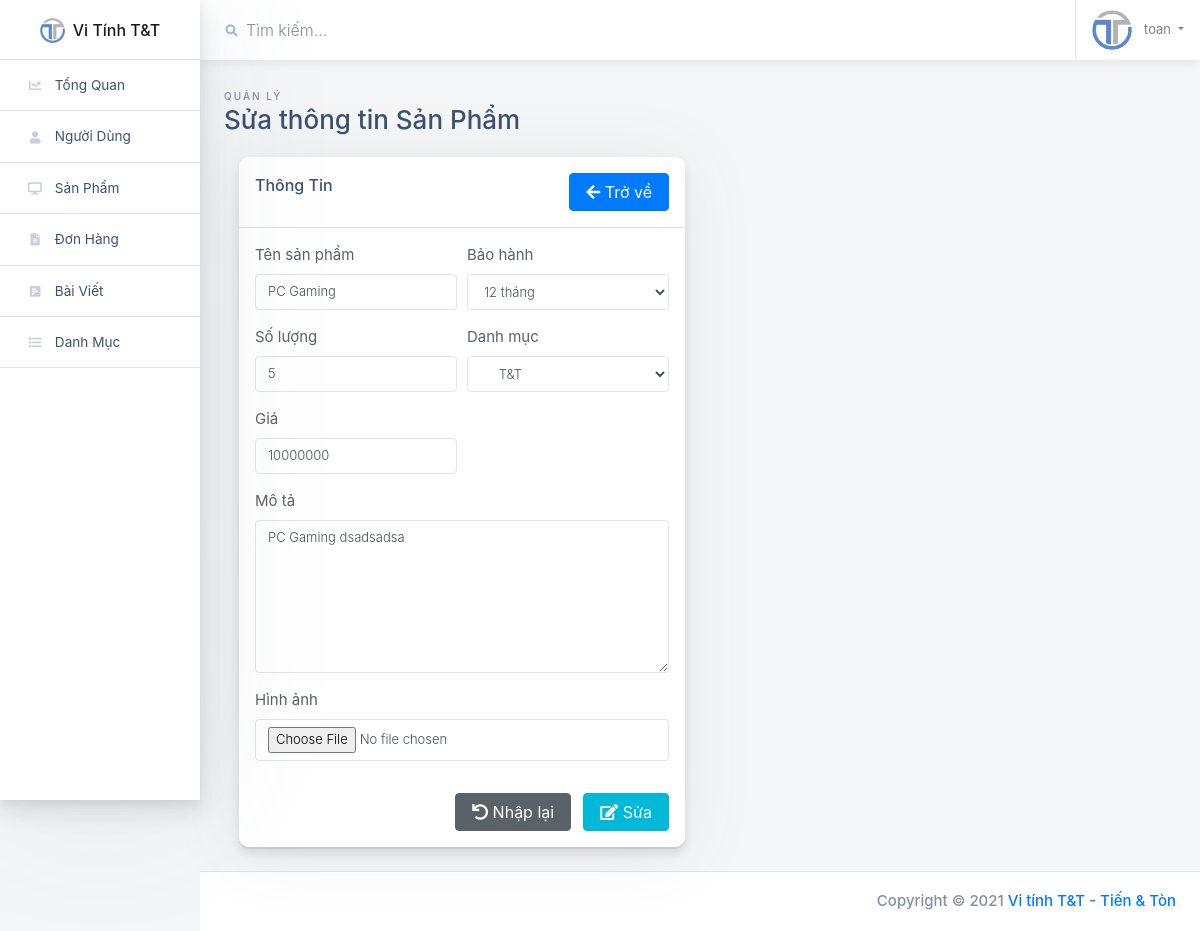
Page /admin/view/sua-sp.php?masp=5 (signed in) on the committed database.
### tables this page shows
CREATE TABLE IF NOT EXISTS `sanpham` (
  `masp` int(10) NOT NULL AUTO_INCREMENT,
  `tensp` varchar(150) NOT NULL,
  `madmsp` int(10) NOT NULL,
  `baohanh` tinyint(2) NOT NULL,
  `soluong` int(10) NOT NULL,
  `dongia` double NOT NULL,
  `mota` varchar(500) DEFAULT NULL,
  `hinh` varchar(150) NOT NULL,
  PRIMARY KEY (`masp`),
  KEY `madmsp` (`madmsp`)
);

CREATE TABLE IF NOT EXISTS `danhmucsp` (
  `madmsp` int(10) NOT NULL AUTO_INCREMENT,
  `cap` tinyint(1) NOT NULL,
  `ten` varchar(20) NOT NULL,
  `madmspcha` int(10) DEFAULT NULL,
  PRIMARY KEY (`madmsp`)
);

### admin/model/sanpham.php (called while the page is built, shortened)
<?php
class SanPham{
    public function queryTimSanPhamTheoMa($masp) {
        $query="SELECT * FROM `sanpham` WHERE masp='$masp' ";
        return $query;
    }
}
?>

### admin/model/database.php (called while the page is built, shortened)
<?php
class Database{
  private $servername;
  private $username;
  private $password;
  private $dbname;
  private $conn;
  public function __construct(){
    $this->servername = "localhost";
    $this->username = "root";
    $this->password = "";
    $this->dbname = "vitinhtt";
  }
  private function ketNoiDB(){
    $host=$this->servername;
    $user=$this->username;
    $pass=$this->password;
    $name=$this->dbname;
    try {
      $this->conn = new PDO("mysql:host=$host;dbname=$name", $user, $pass);
      $this->conn->setAttribute(PDO::ATTR_ERRMODE, PDO::ERRMODE_EXCEPTION);
      return true;
    } catch(PDOException $e) {
      echo "Connection failed: " . $e->getMessage();
      return false;
    }
  }
  private function huyKetNoiDB(){
    $this->conn = null;
  }
  public function timDanhSach($query){
    $flag=$this->ketNoiDB();
    if($flag==true){
      $stmt = $this->conn->prepare($query);
      $stmt->execute();
      $result = $stmt->setFetchMode(PDO::FETCH_ASSOC);
      if($result==true){
        return $stmt->fetchAll();
      }
    }
    return null;
  }
  public function timMotDoiTuong($query){
    $flag=$this->ketNoiDB();
    if($flag==true){
      $stmt = $this->conn->prepare($query);
      $stmt->execute();
      $result = $stmt->setFetchMode(PDO::FETCH_ASSOC);
      $arrDoiTuong=$stmt->fetchAll();
      $dem=count($arrDoiTuong);
      if($result==true && $dem>0){
        return $arrDoiTuong[0];
      }
    }
    return null;
  }
}
?>

### admin/model/danhmucsp.php (called while the page is built, shortened)
<?php
class DanhMucSP
{
    public function queryLayDanhSach()
    {
        $query = "SELECT * FROM `danhmucsp`";
        return $query;
    }
}

### admin/view/sua-sp.php (the view, shortened to what this page needs)
<!doctype html>
<html class="no-js h-100" lang="en">
<head>
  <?php
  include 'layout/head.php'; ?>
</head>
<body class="h-100">
  <div class="container-fluid">
    <div class="row">
      <?php include 'layout/sidebar.php'; ?>
      <main class="main-content col-lg-10 col-md-9 col-sm-12 p-0 offset-lg-2 offset-md-3">
        <div class="main-navbar sticky-top bg-white">
          <?php include 'layout/navbar.php'; ?>
        </div>
        <div class="main-content-container container-fluid px-4">
          <div class="page-header row no-gutters py-4">
            <div class="col-12 col-sm-4 text-center text-sm-left mb-0">
              <span class="text-uppercase page-subtitle">Quản lý</span>
              <h3 class="page-title">Sửa thông tin Sản Phẩm</h3>
            </div>
          </div>
          <div class="col-6">
            <div class="card card-small mb-4">
              <div class="card-header border-bottom">
                <div class="row">
                  <div class="col-md-6">
                    <h6 class="m-0">Thông Tin</h6>
                  </div>
                  <div class="col-md-6" style="text-align:right">
                    <a href="ds-sp.php" class="mb-2 btn btn-primary mr-2 btn-font" style="margin:0 !important;"><i class="fas fa-arrow-left"></i> Trở về</a>
                  </div>
                </div>
              </div>
              <ul class="list-group list-group-flush">
                <li class="list-group-item p-3">
                  <div class="row">
                    <div class="col">
                      <?php
                      if (isset($_GET['masp'])) {
                        $maSanPhamCanSua = strip_tags($_GET['masp']);
                        include '../model/database.php';
                        include '../model/sanpham.php';
                        include '../model/danhmucsp.php';
                        $db = new Database();
                        $SanPham = new SanPham();
                        $queryTimSanPhamTheoMa = $SanPham->queryTimSanPhamTheoMa($maSanPhamCanSua);
                        $SanPhamCanSua = $db->timMotDoiTuong($queryTimSanPhamTheoMa);
                        if ($SanPhamCanSua != null) {
                          echo '
                              <form action="../controller/xuly-sp.php?masp=' . $SanPhamCanSua['masp'] . '" method="post" enctype="multipart/form-data">
                          <div class="form-row">
                          <div class="form-group col-md-6">
                            <label for="feTenSP">Tên sản phẩm</label>
                            <input type="text" class="form-control" name="txtTenSanPham" id="feTenSP" placeholder="Tên sản phẩm" value="' . $SanPhamCanSua['tensp'] . '" >
                          </div>
                          <div class="form-group col-md-6">
                            <label for="feBaoHanh">Bảo hành</label>
                            <select name="cbxBaoHanh" id="feBaoHanh" class="form-control">
                              <option value="' . $SanPhamCanSua['baohanh'] . '" selected>' . $SanPhamCanSua['baohanh'] . ' tháng</option>
                              <option value="1">01 tháng</option>
                              <option value="3">03 tháng</option>
                              <option value="6">06 tháng</option>
                              <option value="12">12 tháng</option>
                              <option value="24">24 tháng</option>
                              <option value="36">36 tháng</option>
                            </select>
                          </div>
                        </div>
                        <div class="form-row">
                            <div class="form-group col-md-6">
                              <label for="feSoLuong">Số lượng</label>
                              <input name="numSoLuong" type="number" class="form-control" id="feSoLuong" placeholder="Cái"  value="' . $SanPhamCanSua['soluong'] . '" >
                            </div>
                            <div class="form-group col-md-6">
                              <label for="feDanhMuc">Danh mục</label>
                              <select name="cbxDanhMuc" id="feDanhMuc" class="form-control">';
                          $DanhMucSP = new DanhMucSP();
                          $queryLayDanhSach = $DanhMucSP->queryLayDanhSach();
                          $arrDanhMucSP = $db->timDanhSach($queryLayDanhSach);
                          if (count($arrDanhMucSP) > 0) {
                            foreach ($arrDanhMucSP as $dmsp) {
                              echo '<option value="' . $dmsp['madmsp'] . '" ';
                              if ($SanPhamCanSua['madmsp'] == $dmsp['madmsp']) echo ' selected ';
                              if ($dmsp['madmspcha'] == null)  echo 'disabled>' . $dmsp['ten'] . '</option>';
                              else echo '>&nbsp;&nbsp;&nbsp;&nbsp;' . $dmsp['ten'] . '</option>';
                            }
                          }
                          echo '
                              </select>
                            </div>
                        </div>
                        <div class="form-row">
                          <div class="form-group col-md-6">
                                <label for="feGia">Giá</label>
                                <input name="numGia" type="number" class="form-control" id="feGia" placeholder="đ" value="' . $SanPhamCanSua['dongia'] . '" >
                          </div>
                        </div>
                        <div class="form-row">
                              <div class="form-group col-md-12">
                                <label for="feGhiChu">Mô tả</label>
                                <textarea class="form-control" name="txtMoTa" rows="7" placeholder="Mô tả sản phẩm...">' . $SanPhamCanSua['mota'] . '</textarea>
                              </div>
                            </div>
                        <div class="form-row mb-3">
                          <div class="form-group col-md-12">
                            <label for="feHinhAnh">Hình ảnh</label>
                            <input name="fileHinh" type="file" class="form-control" id="feHinhAnh">
                          </div>
                        </div>
                        <div style="text-align:right;">
                          <a value="them" href="" class="btn btn-mb-2 btn btn-secondary mr-2 btn-font"><i class="fas fa-undo"></i> Nhập lại</a>
                          <button name="btnSua" value="sua" type="submit" class="btn btn-mb-2 btn btn-info mr-2 btn-font" style="margin:0 !important;"><i class="fas fa-edit"></i> Sửa</button>
                        </div>
                        </form>
                            ';
                        }
                      }
                      ?>
                    </div>
                  </div>
                </li>
              </ul>
            </div>
          </div>
        </div>
        <?php include 'layout/footer.php'; ?>
      </main>
    </div>
  </div>
</body>
</html>

### admin/view/styles/style.css (style rules this page uses)
.btn-font { font-size: 16px; }

### rows in the picture
sanpham: txtTenSanPham "PC Gaming", cbxBaoHanh "12 tháng", numSoLuong "5", cbxDanhMuc "T&T", numGia "10000000", txtMoTa "PC Gaming dsadsadsa"

### other values in the picture
strip_tags($_SESSION['Login']) "toan"
